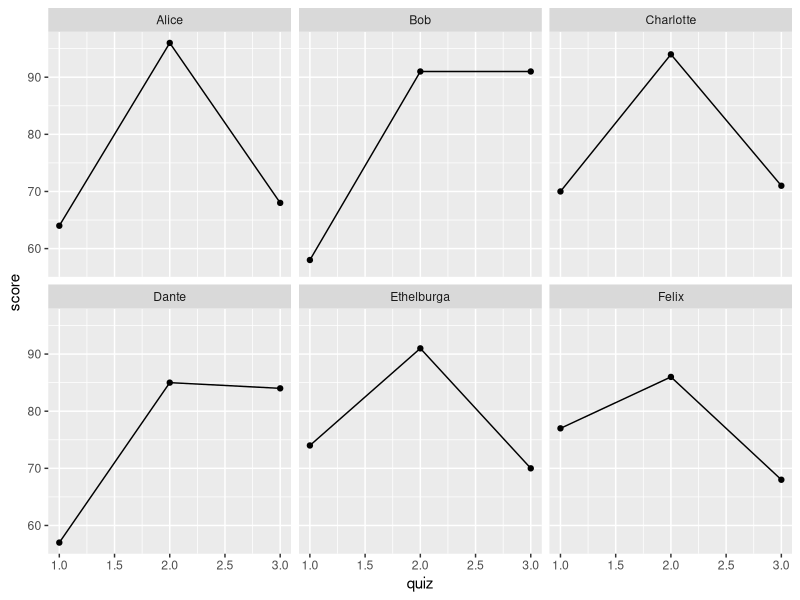
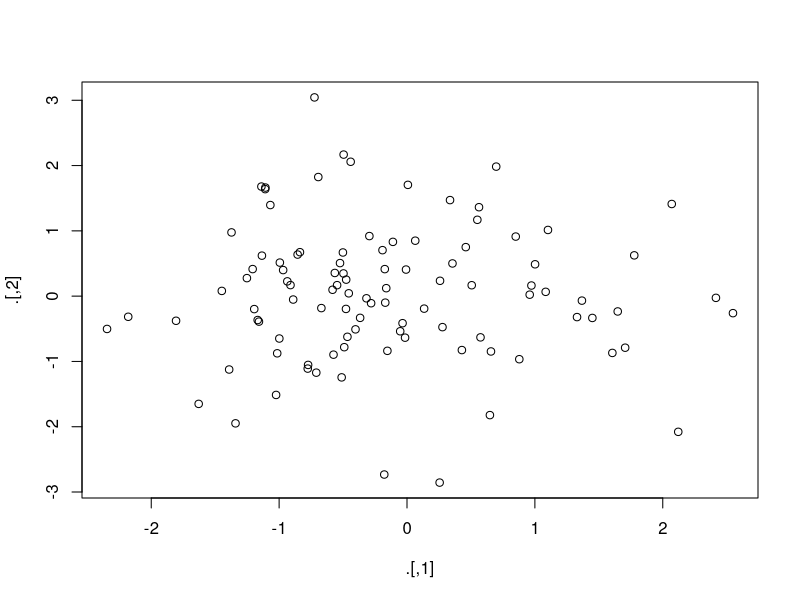

The R source for these figures, in order:
## ---- chunk 1
library(tidyverse)
set.seed(92815)

gradebook <- tibble(
  student_id = c(192297, 291857, 500286, 449192, 372152, 627561), 
  name = c('Alice', 'Bob', 'Charlotte', 'Dante', 'Ethelburga', 'Felix'),
  quiz1 = round(rnorm(6, 65, 15)),
  quiz2 = round(rnorm(6, 88, 5)),
  quiz3 = round(rnorm(6, 75, 10)),
  midterm1 = round(rnorm(6, 75, 10)),
  midterm2 = round(rnorm(6, 80, 8)), 
  final = round(rnorm(6, 78, 11))
)
gradebook
## ---- chunk 2
email_addresses <- tibble(
  student_id = c(101198, 192297, 372152, 918276, 291857), 
  email = c('unclejoe@whitehouse.gov', 'alice.liddell@chch.ox.ac.uk',
            'ethelburga@lyminge.org', 'mzuckerberg@gmail.com',
            'microsoftbob@hotmail.com')
)
email_addresses
## ---- chunk 3
left_join(gradebook, email_addresses) 
## ---- chunk 4
# Result contains students whose ids are in email_addresses. Those with ids
# in gradebook who are *not* in gradebook are dropped.
right_join(gradebook, email_addresses)
## ---- chunk 5
# Result contains everyone whose id appears in *either* dataset. This
# requires lots of padding out with missing values.
full_join(gradebook, email_addresses)
## ---- chunk 6
# Result contains only those whose id appears in *both* datasets. Everyone
# else is dropped.
inner_join(gradebook, email_addresses)
## ---- chunk 7
gradebook %>% 
  left_join(email_addresses)
## ---- chunk 8
email_addresses$name <- c('Joe', 'Alice', 'Ethelburga', 'Mark', 'Bob')
left_join(gradebook, email_addresses)
left_join(gradebook, email_addresses, by = 'student_id')
## ---- chunk 9
gradebook
## ---- chunk 10
gradebook %>%
  select(quiz1, quiz2, quiz3)
## ---- chunk 11
gradebook %>%
  select(starts_with('quiz'))
## ---- chunk 12
gradebook %>%
  select(ends_with('2'))

gradebook %>%
  select(contains('iz'))
## ---- chunk 13
gradebook %>%
  select(num_range('quiz', 2:3))
## ---- chunk 14
gradebook %>%
  select(where(is.numeric))
## ---- chunk 15
gradebook %>%
  select(ends_with('2'))
## ---- chunk 16
# Select columns that contain the abbreviation of your favorite course
gradebook %>%
  select(contains('erm'))
## ---- chunk 17
starwars %>%
  select(where(is.character))

starwars %>%
  select(contains('_'))

starwars %>%
  select(ends_with('color') | where(is.numeric))
## ---- chunk 18
gradebook %>%
  summarize(quiz1_avg = mean(quiz1),  
            quiz2_avg = mean(quiz2),  
            quiz3_avg = mean(quiz3)) 
## ---- chunk 19
# The easy way!
gradebook %>%
  summarize(across(starts_with('quiz'), mean, .names = '{.col}_avg'))
## ---- chunk 20
zscore <- function(x) {
  (x - mean(x, na.rm = TRUE)) / sd(x, na.rm = TRUE)
}

gradebook %>%
  mutate(across(starts_with('quiz'), zscore, .names = '{.col}_zscore')) %>%
  select(ends_with('zscore'))
## ---- chunk 21
gradebook %>%
  mutate(across(starts_with('quiz'), 
                ~ (.x - mean(.x, na.rm = TRUE)) / sd(.x, na.rm = TRUE), 
                .names = '{.col}_zscore')) %>%
  select(ends_with('zscore'))
## ---- chunk 22
mean_var <- list(
  mean = ~ mean(.x, na.rm = TRUE),
  var = ~ var(.x, na.rm = TRUE)
)

gradebook %>%
  summarize(across(starts_with('midterm'), mean_var, .names = '{.col}_{.fn}'))
## ---- chunk 23
mean_var2  <- list(
  mean = function(x) mean(x, na.rm = TRUE),
  var = function(x) var(x, na.rm = TRUE)
)

gradebook %>%
  summarize(across(starts_with('midterm'), mean_var2, .names = '{.col}_{.fn}'))
## ---- chunk 24
names(mean_var)
names(mean_var2)
## ---- chunk 25
gradebook %>%
  summarize(across(starts_with('quiz'), sd, .names = '{.col}_sd'))
## ---- chunk 26
starwars %>%
  summarize(across(where(is.character), n_distinct, .names = 'n_{.col}s'))
## ---- chunk 27
starwars %>%
  group_by(homeworld) %>%
  filter(n() > 1) %>%
  summarize(across(c(sex, species, eye_color), n_distinct))
## ---- chunk 28
starwars %>%
  group_by(species) %>%
  filter(n() > 1) %>%
  summarize(across(where(is.numeric), ~ median(.x, na.rm = TRUE)))

starwars %>%
  filter(species == 'Kaminoan')
## ---- chunk 29
SD_IQR <- list(
  SD = ~ sd(.x, na.rm = TRUE),
  IQR = ~ IQR(.x, na.rm = TRUE)
)
starwars %>%
  summarize(across(where(is.numeric), SD_IQR, .names = '{.col}_{.fn}'))
## ---- chunk 30
drop1_avg <- function(scores){
# Calculate the mean of scores dropping the lowest value
  scores <- sort(scores)
  highest_scores <- scores[-1]
  mean(highest_scores)
}

# Test that it works as expected
all.equal(drop1_avg(c(95, 83, 91)),  mean(c(95, 91)))
## ---- chunk 31
gradebook %>%
  mutate(quiz_avg = drop1_avg(c(quiz1, quiz2, quiz3))) %>%
  select(name, quiz_avg)
## ---- chunk 32
starwars %>%
  group_by(gender) %>%
  summarize(avg_height = mean(height, na.rm = TRUE))
## ---- chunk 33
gradebook %>%
  rowwise() %>%
  mutate(quiz_avg = drop1_avg(c(quiz1, quiz2, quiz3))) %>%
  select(name, quiz_avg)
## ---- chunk 34
gradebook %>%
  rowwise() %>%
  mutate(quiz_avg = drop1_avg(c_across(starts_with('quiz')))) %>%
  select(name, quiz_avg)
## ---- chunk 35
gradebook %>%
  mutate(quiz_avg = rowMeans(across(starts_with('quiz')))) %>%
  select(name, quiz_avg)
## ---- chunk 36
gradebook %>%
  rowwise() %>%
  mutate(quiz_avg = drop1_avg(c_across(starts_with('quiz')))) %>%
  summarize(mean(quiz_avg), mean(final))
## ---- chunk 37
gradebook %>%
  rowwise() %>%
  mutate(quiz_avg = drop1_avg(c_across(starts_with('quiz')))) %>%
  ungroup() %>%
  summarize(mean(quiz_avg), mean(final))
## ---- chunk 38
gradebook %>% 
  pivot_longer(starts_with('quiz'), names_to = 'quiz', values_to = 'score') %>%
  select(student_id, name, quiz, score)
## ---- chunk 39
gradebook %>% 
  pivot_longer(starts_with('quiz'), 
               names_to = 'quiz', 
               names_prefix = 'quiz',
               values_to = 'score') %>%
  select(student_id, name, quiz, score)
## ---- chunk 40
gradebook %>% 
  pivot_longer(starts_with('quiz'), 
               names_to = 'quiz', 
               names_prefix = 'quiz',
               names_transform = list(quiz = as.numeric),
               values_to = 'score') %>%
  select(student_id, name, quiz, score)
## ---- chunk 41
gradebook %>% 
  pivot_longer(starts_with('quiz'), 
               names_to = 'quiz', 
               names_prefix = 'quiz',
               names_transform = list(quiz = as.numeric),
               values_to = 'score') %>%
  select(student_id, name, quiz, score) %>%
  ggplot(aes(x = quiz, y = score)) +
  geom_line() +
  geom_point() +
  facet_wrap(~ name)
## ---- chunk 42
quiz_scores <- gradebook %>% 
  pivot_longer(starts_with('quiz'), 
               names_to = 'quiz', 
               names_prefix = 'quiz',
               names_transform = list(quiz = as.numeric),
               values_to = 'score') %>% 
  select(student_id, name, quiz, score)
## ---- chunk 43
exam_scores <- gradebook %>%
  select(student_id, name, midterm1, midterm2, final)

exam_scores
## ---- chunk 44
quiz_scores %>%
  pivot_wider(names_from = quiz, names_prefix = 'quiz', values_from = score)
## ---- chunk 45
quiz_scores %>%
  pivot_wider(names_from = quiz, values_from = score)
## ---- chunk 46
gradebook %>% 
  pivot_longer(starts_with('quiz'), names_to = 'quiz', values_to = 'score') %>%
  group_by(name) %>%
  mutate(quiz_avg = drop1_avg(score)) 
## ---- chunk 47
x <- c(1, 2, 3, NA, 4, 5)
mean(x, na.rm = TRUE)
TRUE %>% mean(x, na.rm = .)
## ---- chunk 48
trigonometry_pipeline <- . %>%
  sin() %>%
  cos() %>%
  tan()
x <- c(-pi, 0, pi)
y <- c(-0.5 * pi, 0.5 * pi)
trigonometry_pipeline(x)
trigonometry_pipeline(y)
## ---- chunk 49
library(magrittr)
## ---- chunk 50
(gradebook$quiz1 + gradebook$quiz2 + gradebook$quiz3) / 3

with(gradebook, (quiz1 + quiz2 + quiz3) / 3)

gradebook %$%
  (quiz1 + quiz2 + quiz3) / 3
## ---- chunk 51
set.seed(1234)
rnorm(200) %>%
  matrix(ncol = 2) %T>%
  plot() %>%
  colSums()
## ---- chunk 52
x <- 1:5
x %>% mean()
x |> mean()
## ---- chunk 53
x <- c(5, 2, NA, 6, 9)
TRUE %>%
  mean(x, na.rm = .)

TRUE |> 
  mean(x, na.rm = _)
